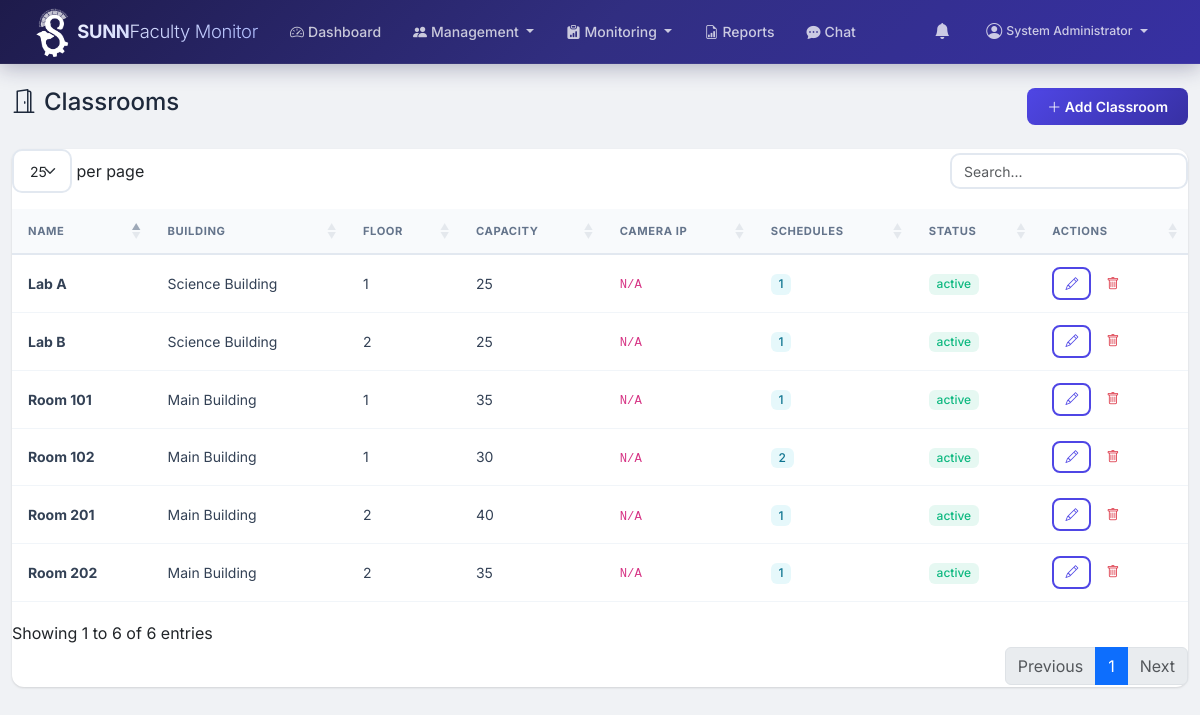
The page /admin/classrooms.php (signed in) on the database its author committed.
### tables this page shows
CREATE TABLE classrooms (
    id INT PRIMARY KEY AUTO_INCREMENT,
    name VARCHAR(50) NOT NULL,
    building VARCHAR(100) DEFAULT NULL,
    floor INT DEFAULT NULL,
    capacity INT DEFAULT 30,
    camera_ip VARCHAR(100) DEFAULT NULL,
    status ENUM('active', 'inactive', 'maintenance') NOT NULL DEFAULT 'active',
    created_at TIMESTAMP DEFAULT CURRENT_TIMESTAMP
);

### admin/classrooms.php (the view, shortened to what this page needs)
<?php
$db = getDB();
$classrooms = $db->query("SELECT c.*, (SELECT COUNT(*) FROM schedules WHERE classroom_id=c.id AND status='active') as active_schedules FROM classrooms c ORDER BY building, name")->fetchAll();
require_once __DIR__ . '/../includes/header.php';
require_once __DIR__ . '/../includes/navbar.php';
?>
<div class="container-fluid py-4">
    <div class="d-flex justify-content-between align-items-center mb-4">
        <h4><i class="bi bi-door-open me-2"></i>Classrooms</h4>
        <button class="btn btn-primary" data-bs-toggle="modal" data-bs-target="#roomModal" onclick="$('#roomAction').val('add'); $('#roomId').val(''); $('#roomName').val(''); $('#roomBuilding').val(''); $('#roomFloor').val(1); $('#roomCapacity').val(30); $('#roomCamera').val('');"><i class="bi bi-plus-lg"></i> Add Classroom</button>
    </div>
    <div class="card">
        <div class="card-body p-0">
            <table class="table table-hover datatable mb-0">
                <thead class="table-light">
                    <tr><th>Name</th><th>Building</th><th>Floor</th><th>Capacity</th><th>Camera IP</th><th>Schedules</th><th>Status</th><th>Actions</th></tr>
                </thead>
                <tbody>
                    <?php foreach ($classrooms as $r): ?>
                    <tr>
                        <td><strong><?= htmlspecialchars($r['name']) ?></strong></td>
                        <td><?= htmlspecialchars($r['building']) ?></td>
                        <td><?= $r['floor'] ?></td>
                        <td><?= $r['capacity'] ?></td>
                        <td><code><?= htmlspecialchars($r['camera_ip'] ?: 'N/A') ?></code></td>
                        <td><span class="badge bg-info"><?= $r['active_schedules'] ?></span></td>
                        <td><?= getStatusBadge($r['status']) ?></td>
                        <td>
                            <button class="btn btn-sm btn-outline-primary" onclick='editRoom(<?= json_encode($r) ?>)'><i class="bi bi-pencil"></i></button>
                            <form method="POST" style="display:inline" class="delete-record">
                                <button class="btn btn-sm btn-outline-danger"><i class="bi bi-trash"></i></button>
                            </form>
                        </td>
                    </tr>
                    <?php endforeach; ?>
                </tbody>
            </table>
        </div>
    </div>
</div>
<?php require_once __DIR__ . '/../includes/footer.php'; ?>

### config/functions.php (shortened to what this page needs)
<?php
function getStatusBadge($status) {
    $badges = [
        'active' => 'success',
        'inactive' => 'secondary',
        'pending' => 'warning',
        'completed' => 'success',
        'cancelled' => 'danger',
        'present' => 'success',
        'late' => 'warning',
        'absent' => 'danger',
        'on_leave' => 'info',
        'approved' => 'success',
        'rejected' => 'danger',
        'suspended' => 'danger',
        'maintenance' => 'warning',
        'unverified' => 'secondary',
        'holiday' => 'danger',
        'suspension' => 'warning',
        'no_classes' => 'info',
    ];
    $badge = $badges[$status] ?? 'primary';
    return "<span class='badge bg-{$badge}'>{$status}</span>";
}

### assets/css/style.css (style rules this page uses)
:root { --primary: #4f46e5; --primary-dark: #3730a3; --primary-light: #818cf8; --primary-bg: rgba(79, 70, 229, 0.08); --secondary: #0ea5e9; --success: #10b981; --success-bg: rgba(16, 185, 129, 0.1); --warning: #f59e0b; --warning-bg: rgba(245, 158, 11, 0.1); --danger: #ef4444; --danger-bg: rgba(239, 68, 68, 0.1); --info: #06b6d4; --info-bg: rgba(6, 182, 212, 0.1); --dark: #1e293b; --gray-50: #f8fafc; --gray-100: #f1f5f9; --gray-200: #e2e8f0; --gray-300: #cbd5e1; --gray-400: #94a3b8; --gray-500: #64748b; --gray-600: #475569; --gray-700: #334155; --gray-800: #1e293b; --gray-900: #0f172a; --body-bg: #f0f2f5; --card-shadow: 0 1px 3px rgba(0,0,0,.08), 0 1px 2px rgba(0,0,0,.06); --card-shadow-hover: 0 10px 25px rgba(0,0,0,.1), 0 4px 10px rgba(0,0,0,.06); --border-radius: 12px; --border-radius-sm: 8px; --border-radius-lg: 16px; --transition: all .2s ease; --nav-height: 64px; }
* { margin: 0; padding: 0; box-sizing: border-box; }
body { font-family: 'Inter', -apple-system, BlinkMacSystemFont, sans-serif; background: var(--body-bg); color: var(--gray-800); min-height: 100vh; -webkit-font-smoothing: antialiased; -moz-osx-font-smoothing: grayscale; }
.card { border: none; border-radius: var(--border-radius); box-shadow: var(--card-shadow); transition: var(--transition); }
.card-body { padding: 1.25rem; }
.table { margin-bottom: 0; font-size: .875rem; }
.table thead th { background: var(--gray-50); font-size: .7rem; text-transform: uppercase; letter-spacing: .6px; font-weight: 700; color: var(--gray-500); padding: .85rem 1rem; border-bottom: 2px solid var(--gray-200); }
.table tbody td { padding: .75rem 1rem; vertical-align: middle; border-bottom: 1px solid var(--gray-100); color: var(--gray-700); }
.table-hover tbody tr { transition: var(--transition); }
.badge { font-weight: 500; padding: .35em .65em; font-size: .75rem; border-radius: 6px; }
.badge.bg-success { background: var(--success-bg) !important; color: var(--success); }
.badge.bg-info { background: var(--info-bg) !important; color: #0e7490; }
.btn { padding: .5rem 1.25rem; font-weight: 600; font-size: .875rem; border-radius: var(--border-radius-sm); transition: var(--transition); border: none; }
.btn-primary { background: linear-gradient(135deg, var(--primary), var(--primary-dark)); color: #fff; }
.btn-outline-primary { background: transparent; border: 2px solid var(--primary); color: var(--primary); }
.btn-sm { padding: .3rem .7rem; font-size: .8rem; }

### rows shown on the page
classrooms: name "Room 101", building "Main Building", floor "1", capacity "35", camera_ip "N/A", active_schedules "1", status "active"
classrooms: name "Room 102", building "Main Building", floor "1", capacity "30", camera_ip "N/A", active_schedules "2", status "active"
classrooms: name "Room 201", building "Main Building", floor "2", capacity "40", camera_ip "N/A", active_schedules "1", status "active"
classrooms: name "Room 202", building "Main Building", floor "2", capacity "35", camera_ip "N/A", active_schedules "1", status "active"
classrooms: name "Lab A", building "Science Building", floor "1", capacity "25", camera_ip "N/A", active_schedules "1", status "active"
classrooms: name "Lab B", building "Science Building", floor "2", capacity "25", camera_ip "N/A", active_schedules "1", status "active"

### other values the page prints
$_SESSION['user_name'] "System Administrator"
